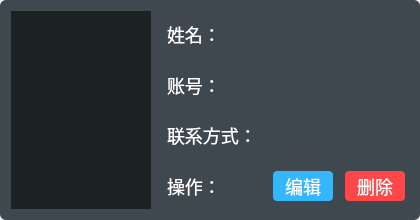
<?xml version="1.0" encoding="UTF-8"?>
<ui version="4.0">
 <class>UserCard</class>
 <widget class="QWidget" name="UserCard">
  <property name="geometry">
   <rect>
    <x>0</x>
    <y>0</y>
    <width>420</width>
    <height>220</height>
   </rect>
  </property>
  <property name="minimumSize">
   <size>
    <width>420</width>
    <height>220</height>
   </size>
  </property>
  <property name="maximumSize">
   <size>
    <width>422</width>
    <height>220</height>
   </size>
  </property>
  <property name="windowTitle">
   <string>Form</string>
  </property>
  <layout class="QVBoxLayout" name="verticalLayout">
   <property name="spacing">
    <number>0</number>
   </property>
   <property name="leftMargin">
    <number>0</number>
   </property>
   <property name="topMargin">
    <number>0</number>
   </property>
   <property name="rightMargin">
    <number>0</number>
   </property>
   <property name="bottomMargin">
    <number>0</number>
   </property>
   <item>
    <widget class="QWidget" name="widget" native="true">
     <property name="styleSheet">
      <string notr="true">#widget{background-color: rgb(63, 71, 79);border:none;border-radius:6px;}


QWidget{color:rgb(255,255,255);font-size:18px}</string>
     </property>
     <layout class="QVBoxLayout" name="verticalLayout_2">
      <item>
       <widget class="QStackedWidget" name="stackedWidget">
        <property name="currentIndex">
         <number>1</number>
        </property>
        <widget class="QWidget" name="page_3">
         <layout class="QVBoxLayout" name="verticalLayout_3">
          <item>
           <widget class="QPushButton" name="addBtn">
            <property name="sizePolicy">
             <sizepolicy hsizetype="Expanding" vsizetype="Expanding">
              <horstretch>0</horstretch>
              <verstretch>0</verstretch>
             </sizepolicy>
            </property>
            <property name="styleSheet">
             <string notr="true">border:none</string>
            </property>
            <property name="text">
             <string/>
            </property>
            <property name="icon">
             <iconset resource="../../../myicon.qrc">
              <normaloff>:/resources/image/add.png</normaloff>:/resources/image/add.png</iconset>
            </property>
            <property name="iconSize">
             <size>
              <width>80</width>
              <height>80</height>
             </size>
            </property>
           </widget>
          </item>
         </layout>
        </widget>
        <widget class="QWidget" name="page_4">
         <layout class="QVBoxLayout" name="verticalLayout_4">
          <property name="spacing">
           <number>2</number>
          </property>
          <property name="leftMargin">
           <number>2</number>
          </property>
          <property name="topMargin">
           <number>2</number>
          </property>
          <property name="rightMargin">
           <number>2</number>
          </property>
          <property name="bottomMargin">
           <number>2</number>
          </property>
          <item>
           <widget class="QWidget" name="widget_2" native="true">
            <layout class="QHBoxLayout" name="horizontalLayout_5">
             <property name="spacing">
              <number>16</number>
             </property>
             <property name="leftMargin">
              <number>0</number>
             </property>
             <property name="topMargin">
              <number>0</number>
             </property>
             <property name="rightMargin">
              <number>0</number>
             </property>
             <property name="bottomMargin">
              <number>0</number>
             </property>
             <item>
              <widget class="QLabel" name="picLabel">
               <property name="minimumSize">
                <size>
                 <width>140</width>
                 <height>0</height>
                </size>
               </property>
               <property name="maximumSize">
                <size>
                 <width>140</width>
                 <height>16777215</height>
                </size>
               </property>
               <property name="styleSheet">
                <string notr="true">background-color: #1C2124;</string>
               </property>
               <property name="text">
                <string/>
               </property>
               <property name="scaledContents">
                <bool>true</bool>
               </property>
               <property name="alignment">
                <set>Qt::AlignCenter</set>
               </property>
              </widget>
             </item>
             <item>
              <layout class="QVBoxLayout" name="verticalLayout_5">
               <property name="topMargin">
                <number>6</number>
               </property>
               <property name="bottomMargin">
                <number>6</number>
               </property>
               <item>
                <layout class="QHBoxLayout" name="horizontalLayout">
                 <item>
                  <widget class="QLabel" name="label_2">
                   <property name="minimumSize">
                    <size>
                     <width>90</width>
                     <height>0</height>
                    </size>
                   </property>
                   <property name="text">
                    <string>姓名：</string>
                   </property>
                  </widget>
                 </item>
                 <item>
                  <widget class="QLabel" name="userName">
                   <property name="text">
                    <string/>
                   </property>
                  </widget>
                 </item>
                 <item>
                  <spacer name="horizontalSpacer">
                   <property name="orientation">
                    <enum>Qt::Horizontal</enum>
                   </property>
                   <property name="sizeHint" stdset="0">
                    <size>
                     <width>40</width>
                     <height>20</height>
                    </size>
                   </property>
                  </spacer>
                 </item>
                </layout>
               </item>
               <item>
                <layout class="QHBoxLayout" name="horizontalLayout_2">
                 <item>
                  <widget class="QLabel" name="label_4">
                   <property name="minimumSize">
                    <size>
                     <width>90</width>
                     <height>0</height>
                    </size>
                   </property>
                   <property name="text">
                    <string>账号：</string>
                   </property>
                  </widget>
                 </item>
                 <item>
                  <widget class="QLabel" name="userAcc">
                   <property name="text">
                    <string/>
                   </property>
                  </widget>
                 </item>
                 <item>
                  <spacer name="horizontalSpacer_2">
                   <property name="orientation">
                    <enum>Qt::Horizontal</enum>
                   </property>
                   <property name="sizeHint" stdset="0">
                    <size>
                     <width>40</width>
                     <height>20</height>
                    </size>
                   </property>
                  </spacer>
                 </item>
                </layout>
               </item>
               <item>
                <layout class="QHBoxLayout" name="horizontalLayout_3">
                 <item>
                  <widget class="QLabel" name="label_6">
                   <property name="minimumSize">
                    <size>
                     <width>90</width>
                     <height>0</height>
                    </size>
                   </property>
                   <property name="text">
                    <string>联系方式：</string>
                   </property>
                  </widget>
                 </item>
                 <item>
                  <widget class="QLabel" name="userTel">
                   <property name="text">
                    <string/>
                   </property>
                  </widget>
                 </item>
                 <item>
                  <spacer name="horizontalSpacer_3">
                   <property name="orientation">
                    <enum>Qt::Horizontal</enum>
                   </property>
                   <property name="sizeHint" stdset="0">
                    <size>
                     <width>40</width>
                     <height>20</height>
                    </size>
                   </property>
                  </spacer>
                 </item>
                </layout>
               </item>
               <item>
                <layout class="QHBoxLayout" name="horizontalLayout_4">
                 <item>
                  <widget class="QLabel" name="label_8">
                   <property name="minimumSize">
                    <size>
                     <width>90</width>
                     <height>0</height>
                    </size>
                   </property>
                   <property name="text">
                    <string>操作：</string>
                   </property>
                  </widget>
                 </item>
                 <item>
                  <widget class="QWidget" name="widget_3" native="true">
                   <layout class="QHBoxLayout" name="horizontalLayout_6">
                    <property name="spacing">
                     <number>12</number>
                    </property>
                    <property name="leftMargin">
                     <number>0</number>
                    </property>
                    <property name="topMargin">
                     <number>0</number>
                    </property>
                    <property name="rightMargin">
                     <number>0</number>
                    </property>
                    <property name="bottomMargin">
                     <number>0</number>
                    </property>
                    <item>
                     <widget class="QPushButton" name="editBtn">
                      <property name="minimumSize">
                       <size>
                        <width>60</width>
                        <height>30</height>
                       </size>
                      </property>
                      <property name="maximumSize">
                       <size>
                        <width>60</width>
                        <height>30</height>
                       </size>
                      </property>
                      <property name="styleSheet">
                       <string notr="true">background-color: rgb(51, 184, 255);border:none;border-radius:4px</string>
                      </property>
                      <property name="text">
                       <string>编辑</string>
                      </property>
                     </widget>
                    </item>
                    <item>
                     <widget class="QPushButton" name="delBtn">
                      <property name="minimumSize">
                       <size>
                        <width>60</width>
                        <height>30</height>
                       </size>
                      </property>
                      <property name="styleSheet">
                       <string notr="true">background-color:#FF4747;border:none;border-radius:4px</string>
                      </property>
                      <property name="text">
                       <string>删除</string>
                      </property>
                     </widget>
                    </item>
                    <item>
                     <spacer name="horizontalSpacer_4">
                      <property name="orientation">
                       <enum>Qt::Horizontal</enum>
                      </property>
                      <property name="sizeHint" stdset="0">
                       <size>
                        <width>40</width>
                        <height>20</height>
                       </size>
                      </property>
                     </spacer>
                    </item>
                   </layout>
                  </widget>
                 </item>
                </layout>
               </item>
              </layout>
             </item>
            </layout>
           </widget>
          </item>
         </layout>
        </widget>
       </widget>
      </item>
     </layout>
    </widget>
   </item>
  </layout>
 </widget>
 <resources>
  <include location="../../../myicon.qrc"/>
 </resources>
 <connections/>
</ui>
